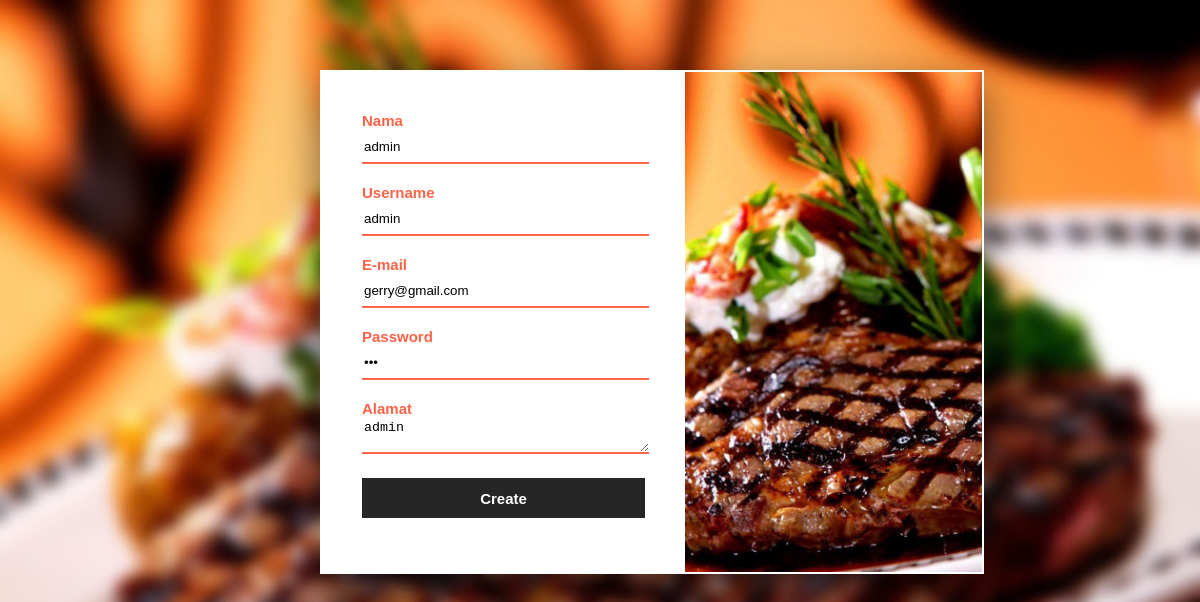
Screenshot of /edit-user.php?id=2 with the database file from the repository.
### tables this page shows
CREATE TABLE `user` (
  `id` int(11) NOT NULL,
  `nama` varchar(100) NOT NULL,
  `email` varchar(100) NOT NULL,
  `username` varchar(100) NOT NULL,
  `pass` varchar(100) NOT NULL,
  `alamat` varchar(100) NOT NULL,
  `hak` varchar(10) DEFAULT 'user'
);

### edit-user.php (the view, shortened to what this page needs)
<?php
	include("koneksi.php");
	$id = $_GET['id'];
	$sql = "SELECT * FROM user WHERE id=$id";
	$query = mysqli_query($konek, $sql);
	$data = mysqli_fetch_assoc($query);
?>
<!DOCTYPE html>
<html>
<head>
	<link rel="stylesheet" type="text/css" href="css/register.css">
</head>
<body>
	<div class="box">
		<div class="right"></div>
		<div class="left">
			<div class="formbox">
				<form action="proses/proses-edit-user.php" method="post">
					<label>Nama</label>
					<input type="text" name="nama" placeholder="Name" required="" value="<?php echo $data['nama'] ?>">
					<label>Username</label>
					<input type="text" name="username" placeholder="Username" required="" value="<?php echo $data['username'] ?>">
					<label>E-mail</label>
					<input type="email" name="email" placeholder="E-mail" required="" value="<?php echo $data['email'] ?>">
					<label>Password</label>
					<input type="password" name="password" placeholder="Password" required="" value="<?php echo $data['pass'] ?>">
					<label>Alamat</label>
					<textarea placeholder="Alamat" name="alamat"><?php echo $data['alamat'] ?></textarea>
					<input type="submit" name="daftar" value="Create">
				</form>
			</div>
		</div>
	</div>
</body>
</html>

### css/register.css (style rules this page uses)
body { margin: 0; padding: 0; background: url(../gambar/mk2.jpg); background-size: cover; font-family: sans-serif; }
.box { width: 55%; height: 500px; background: white; margin: 70px 0px 0px 320px; border: 2px solid white; box-shadow: 0 15px 40px rgba(0,0,0,.5); }
.box .left { float: left; width: 55%; height: 400px; box-sizing: border-box; }
.box .right { float: right; width: 45%; height: 500px; background: url(../gambar/mk3.jpg); background-size: cover; box-sizing: border-box; }
.formbox { width: 100%; padding: 40px 40px; box-sizing: border-box; height: 360px; }
.formbox label { font-size: 15px; margin: 0; padding: 0; font-weight: bold; color: tomato; }
.formbox input, textarea { width: 100%; margin-bottom: 20px; }
.formbox input[type="text"],input[type="email"],input[type="password"], textarea { border: none; border-bottom: 2px solid tomato; outline: none; height: 30px; }
.formbox input[type="submit"] { border: none; height: 40px; color: white; background: #262626; font-size: 15px; font-weight: bold; cursor: pointer; }

### rows the page displays
user: nama "admin", username "admin", email "gerry@gmail.com", alamat "admin"
